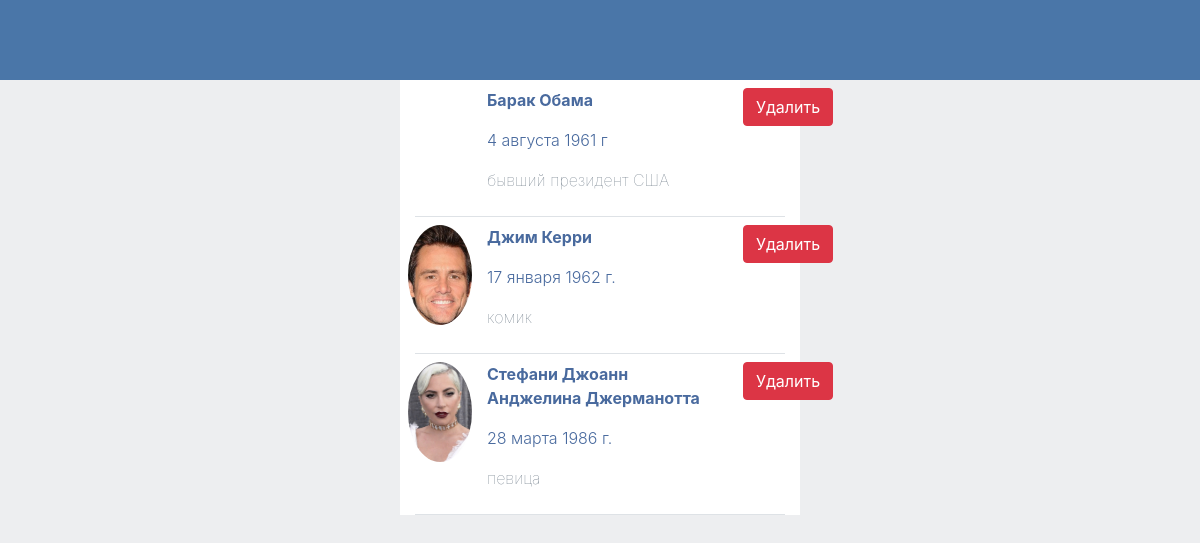
The page / on the database its author committed.
### tables this page shows
CREATE TABLE `friends` (
  `id` int(10) NOT NULL,
  `name` varchar(355) NOT NULL,
  `birthdate` varchar(355) NOT NULL,
  `job` varchar(355) NOT NULL,
  `img` varchar(355) NOT NULL
);

### index.php (the view, shortened to what this page needs)
<!DOCTYPE html>
<html>
<head>
	<link rel="stylesheet" href="https://cdn.jsdelivr.net/npm/bootstrap@4.5.3/dist/css/bootstrap.min.css">
</head>
<body style="background-color: #EDEEF0">
	<?php
		$con = mysqli_connect('127.0.0.1', 'root','','vk');
		$query = mysqli_query($con, "SELECT * FROM friends");
	 ?>
	 <div class="col-12 header" style="height: 80px;"></div>
	 <div class="col-4 mx-auto bg-white">
	 	<?php
	 		for($i=0;$i<$query->num_rows;$i++){
	 			$stroka = $query->fetch_assoc();
	 	?>
	 			<div class="border-bottom p-2">
	 				<div class="row">
	 					<div class=" col-2 rounded-circle" style="height: 100px; width: 100px; background-image: url(<?php echo $stroka["img"] ?>); background-position: center; background-size: cover">
	 					</div>
	 					<div class="col-8">
	 						<p class="name"><?php echo $stroka["name"] ?></p>
	 						<p class="birthdate"><?php echo $stroka["birthdate"] ?></p>
	 						<p class="job"><?php echo $stroka["job"] ?></p>
	 					</div>
	 					<div class="col-2">
		 					<form action="delete.php" method="GET">
		 						<button class="btn btn-danger">Удалить</button>
	 						</form>
	 					</div>
	 				</div>
	 			</div>
	 		<?php } ?>
	 </div>
</body>
</html>

### index.php (style rules this page uses)
.name { color:#496A9E; font-weight:700; }
.job { color: #6B7885; font-weight: 100; }
.birthdate { color:#496A9E; font-weight:300; }
.header { background-color: #4A76A8; }

### rows shown on the page
friends: name "Барак Обама", birthdate "4 августа 1961 г", job "бывший президент США"
friends: img (picture), name "Джим Керри", birthdate "17 января 1962 г.", job "комик"
friends: img (picture), name "Стефани Джоанн Анджелина Джерманотта", birthdate "28 марта 1986 г.", job "певица"
